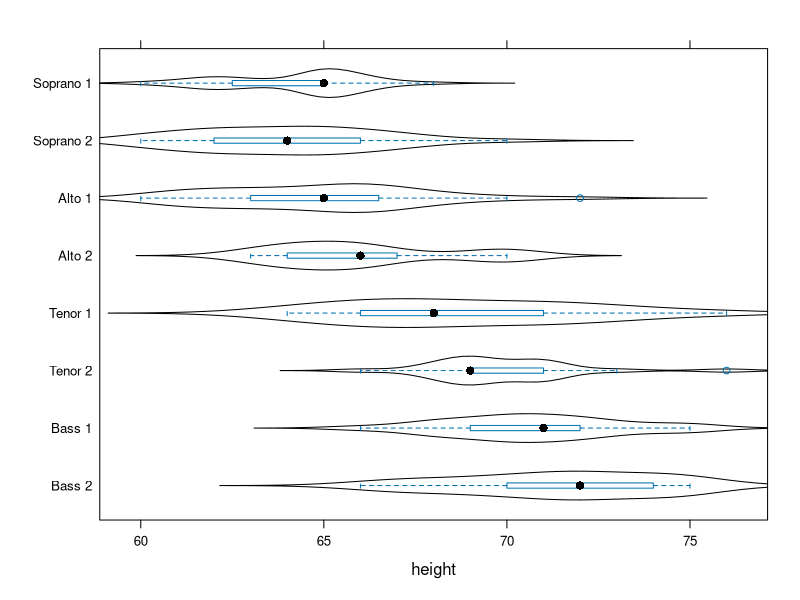

The R script that drew this image: (Note: this script raises an error after producing the figure.)

#########################################
#					#
#	Dave Gerrard 			#
#	University of Manchester	#
#	2011				#
#					#
#########################################

## custom violin/boxplot for showing distribution of scores.

library(lattice)



##dev.code
#archetype.
bwplot(voice.part ~ height, singer,
       panel = function(..., box.ratio) {
           panel.violin(..., col = "transparent",
                        varwidth = FALSE, box.ratio = box.ratio)
           panel.bwplot(..., fill = NULL, box.ratio = .1)
       } )





#### to use this, create a datatable of all scores with groups labeled
baseScore <- data.frame(score=ubi.pca.5.scores[,"Comp.1"],group="all")

goID <- "GO:0006805"	# "xenobiotic metabolic..."
go.genes.xeno <- genesInTerm(GOdata.BP,goID)[[1]]
goID <- "GO:0005759"	# mitochondrial matrix
go.genes <- genesInTerm(GOdata.CC,goID)[[1]]

addGroupScoresToGroupTable <- function(groupTable,groupIds,groupName,scoreTable,idColumn,scoreColum) {
	index <- na.omit(match(groupIds , scoreTable[,idColumn]))
	scores <- scoreTable[index ,scoreColum]
	groupTable <- rbind(groupTable,data.frame(score=scores,group=groupName))
	
}

baseScore <- data.frame(score=ubi.pca.5.scores[,"Comp.1"],group="all")
groupTable <- baseScore
groupTable <- addGroupScoresToGroupTable(groupTable=groupTable,groupIds=go.genes,
				groupName=goID,scoreTable=ubi.pca.5.scores,
				idColumn="spAccession",scoreColum="Comp.1")

bwplot(group ~ score, groupTable,
       panel = function(..., box.ratio) {
           panel.violin(..., col = "transparent",
                        varwidth = FALSE, box.ratio = box.ratio)
           panel.bwplot(..., fill = NULL, box.ratio = .1)
       } )